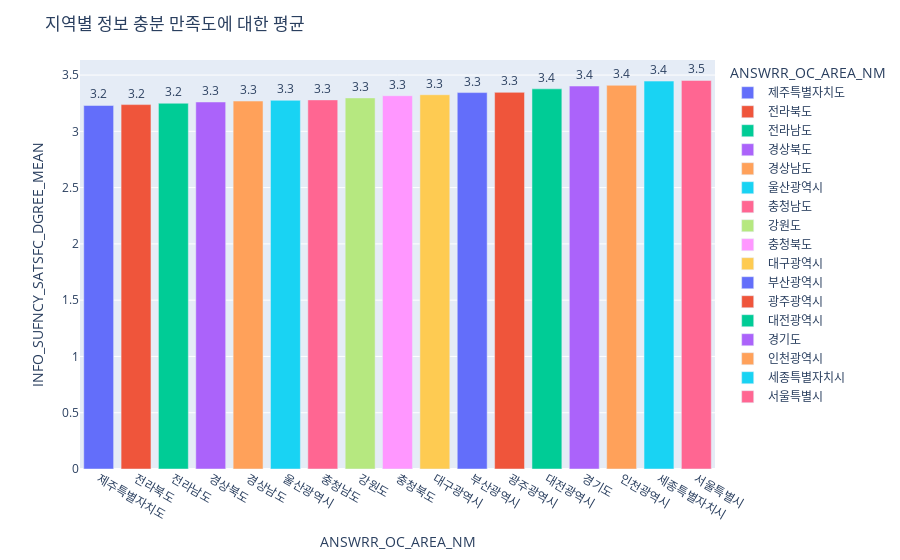

Here is the notebook cell this chart was saved with:
### Code cell
# 시∙도민의 정보충분만족정도에 대한 평균
df6 = df_stf_1.groupby("ANSWRR_OC_AREA_NM")["INFO_SUFNCY_SATSFC_DGREE_NUM"].agg(np.mean).reset_index()
df6.rename(columns = {'INFO_SUFNCY_SATSFC_DGREE_NUM' : 'INFO_SUFNCY_SATSFC_DGREE_MEAN'}, inplace = True)

fig = px.bar(df6.sort_values(by="INFO_SUFNCY_SATSFC_DGREE_MEAN"), x="ANSWRR_OC_AREA_NM", y="INFO_SUFNCY_SATSFC_DGREE_MEAN", color="ANSWRR_OC_AREA_NM", text='INFO_SUFNCY_SATSFC_DGREE_MEAN')
fig.update_layout(title = "지역별 정보 충분 만족도에 대한 평균")
fig.update_traces(texttemplate='%{text:.2s}', textposition='outside')
fig.show()

### Figure 1 — Plotly figure (JSON) as saved in the notebook; plotly's stock layout.template omitted (floating-point values rounded to 4 significant figures)
{"data": [{"alignmentgroup": "True", "hovertemplate": "ANSWRR_OC_AREA_NM=%{x}<br>INFO_SUFNCY_SATSFC_DGREE_MEAN=%{text}<extra></extra>", "legendgroup": "제주특별자치도", "marker": {"color": "#636efa", "pattern": {"shape": ""}}, "name": "제주특별자치도", "offsetgroup": "제주특별자치도", "orientation": "v", "showlegend": true, "text": [3.23], "textposition": "outside", "texttemplate": "%{text:.2s}", "type": "bar", "x": ["제주특별자치도"], "xaxis": "x", "y": [3.23], "yaxis": "y"}, {"alignmentgroup": "True", "hovertemplate": "ANSWRR_OC_AREA_NM=%{x}<br>INFO_SUFNCY_SATSFC_DGREE_MEAN=%{text}<extra></extra>", "legendgroup": "전라북도", "marker": {"color": "#EF553B", "pattern": {"shape": ""}}, "name": "전라북도", "offsetgroup": "전라북도", "orientation": "v", "showlegend": true, "text": [3.237], "textposition": "outside", "texttemplate": "%{text:.2s}", "type": "bar", "x": ["전라북도"], "xaxis": "x", "y": [3.237], "yaxis": "y"}, {"alignmentgroup": "True", "hovertemplate": "ANSWRR_OC_AREA_NM=%{x}<br>INFO_SUFNCY_SATSFC_DGREE_MEAN=%{text}<extra></extra>", "legendgroup": "전라남도", "marker": {"color": "#00cc96", "pattern": {"shape": ""}}, "name": "전라남도", "offsetgroup": "전라남도", "orientation": "v", "showlegend": true, "text": [3.249], "textposition": "outside", "texttemplate": "%{text:.2s}", "type": "bar", "x": ["전라남도"], "xaxis": "x", "y": [3.249], "yaxis": "y"}, {"alignmentgroup": "True", "hovertemplate": "ANSWRR_OC_AREA_NM=%{x}<br>INFO_SUFNCY_SATSFC_DGREE_MEAN=%{text}<extra></extra>", "legendgroup": "경상북도", "marker": {"color": "#ab63fa", "pattern": {"shape": ""}}, "name": "경상북도", "offsetgroup": "경상북도", "orientation": "v", "showlegend": true, "text": [3.261], "textposition": "outside", "texttemplate": "%{text:.2s}", "type": "bar", "x": ["경상북도"], "xaxis": "x", "y": [3.261], "yaxis": "y"}, {"alignmentgroup": "True", "hovertemplate": "ANSWRR_OC_AREA_NM=%{x}<br>INFO_SUFNCY_SATSFC_DGREE_MEAN=%{text}<extra></extra>", "legendgroup": "경상남도", "marker": {"color": "#FFA15A", "pattern": {"shape": ""}}, "name": "경상남도", "offsetgroup": "경상남도", "orientation": "v", "showlegend": true, "text": [3.269], "textposition": "outside", "texttemplate": "%{text:.2s}", "type": "bar", "x": ["경상남도"], "xaxis": "x", "y": [3.269], "yaxis": "y"}, {"alignmentgroup": "True", "hovertemplate": "ANSWRR_OC_AREA_NM=%{x}<br>INFO_SUFNCY_SATSFC_DGREE_MEAN=%{text}<extra></extra>", "legendgroup": "울산광역시", "marker": {"color": "#19d3f3", "pattern": {"shape": ""}}, "name": "울산광역시", "offsetgroup": "울산광역시", "orientation": "v", "showlegend": true, "text": [3.275], "textposition": "outside", "texttemplate": "%{text:.2s}", "type": "bar", "x": ["울산광역시"], "xaxis": "x", "y": [3.275], "yaxis": "y"}, {"alignmentgroup": "True", "hovertemplate": "ANSWRR_OC_AREA_NM=%{x}<br>INFO_SUFNCY_SATSFC_DGREE_MEAN=%{text}<extra></extra>", "legendgroup": "충청남도", "marker": {"color": "#FF6692", "pattern": {"shape": ""}}, "name": "충청남도", "offsetgroup": "충청남도", "orientation": "v", "showlegend": true, "text": [3.279], "textposition": "outside", "texttemplate": "%{text:.2s}", "type": "bar", "x": ["충청남도"], "xaxis": "x", "y": [3.279], "yaxis": "y"}, {"alignmentgroup": "True", "hovertemplate": "ANSWRR_OC_AREA_NM=%{x}<br>INFO_SUFNCY_SATSFC_DGREE_MEAN=%{text}<extra></extra>", "legendgroup": "강원도", "marker": {"color": "#B6E880", "pattern": {"shape": ""}}, "name": "강원도", "offsetgroup": "강원도", "orientation": "v", "showlegend": true, "text": [3.297], "textposition": "outside", "texttemplate": "%{text:.2s}", "type": "bar", "x": ["강원도"], "xaxis": "x", "y": [3.297], "yaxis": "y"}, {"alignmentgroup": "True", "hovertemplate": "ANSWRR_OC_AREA_NM=%{x}<br>INFO_SUFNCY_SATSFC_DGREE_MEAN=%{text}<extra></extra>", "legendgroup": "충청북도", "marker": {"color": "#FF97FF", "pattern": {"shape": ""}}, "name": "충청북도", "offsetgroup": "충청북도", "orientation": "v", "showlegend": true, "text": [3.316], "textposition": "outside", "texttemplate": "%{text:.2s}", "type": "bar", "x": ["충청북도"], "xaxis": "x", "y": [3.316], "yaxis": "y"}, {"alignmentgroup": "True", "hovertemplate": "ANSWRR_OC_AREA_NM=%{x}<br>INFO_SUFNCY_SATSFC_DGREE_MEAN=%{text}<extra></extra>", "legendgroup": "대구광역시", "marker": {"color": "#FECB52", "pattern": {"shape": ""}}, "name": "대구광역시", "offsetgroup": "대구광역시", "orientation": "v", "showlegend": true, "text": [3.325], "textposition": "outside", "texttemplate": "%{text:.2s}", "type": "bar", "x": ["대구광역시"], "xaxis": "x", "y": [3.325], "yaxis": "y"}, {"alignmentgroup": "True", "hovertemplate": "ANSWRR_OC_AREA_NM=%{x}<br>INFO_SUFNCY_SATSFC_DGREE_MEAN=%{text}<extra></extra>", "legendgroup": "부산광역시", "marker": {"color": "#636efa", "pattern": {"shape": ""}}, "name": "부산광역시", "offsetgroup": "부산광역시", "orientation": "v", "showlegend": true, "text": [3.344], "textposition": "outside", "texttemplate": "%{text:.2s}", "type": "bar", "x": ["부산광역시"], "xaxis": "x", "y": [3.344], "yaxis": "y"}, {"alignmentgroup": "True", "hovertemplate": "ANSWRR_OC_AREA_NM=%{x}<br>INFO_SUFNCY_SATSFC_DGREE_MEAN=%{text}<extra></extra>", "legendgroup": "광주광역시", "marker": {"color": "#EF553B", "pattern": {"shape": ""}}, "name": "광주광역시", "offsetgroup": "광주광역시", "orientation": "v", "showlegend": true, "text": [3.346], "textposition": "outside", "texttemplate": "%{text:.2s}", "type": "bar", "x": ["광주광역시"], "xaxis": "x", "y": [3.346], "yaxis": "y"}, {"alignmentgroup": "True", "hovertemplate": "ANSWRR_OC_AREA_NM=%{x}<br>INFO_SUFNCY_SATSFC_DGREE_MEAN=%{text}<extra></extra>", "legendgroup": "대전광역시", "marker": {"color": "#00cc96", "pattern": {"shape": ""}}, "name": "대전광역시", "offsetgroup": "대전광역시", "orientation": "v", "showlegend": true, "text": [3.378], "textposition": "outside", "texttemplate": "%{text:.2s}", "type": "bar", "x": ["대전광역시"], "xaxis": "x", "y": [3.378], "yaxis": "y"}, {"alignmentgroup": "True", "hovertemplate": "ANSWRR_OC_AREA_NM=%{x}<br>INFO_SUFNCY_SATSFC_DGREE_MEAN=%{text}<extra></extra>", "legendgroup": "경기도", "marker": {"color": "#ab63fa", "pattern": {"shape": ""}}, "name": "경기도", "offsetgroup": "경기도", "orientation": "v", "showlegend": true, "text": [3.402], "textposition": "outside", "texttemplate": "%{text:.2s}", "type": "bar", "x": ["경기도"], "xaxis": "x", "y": [3.402], "yaxis": "y"}, {"alignmentgroup": "True", "hovertemplate": "ANSWRR_OC_AREA_NM=%{x}<br>INFO_SUFNCY_SATSFC_DGREE_MEAN=%{text}<extra></extra>", "legendgroup": "인천광역시", "marker": {"color": "#FFA15A", "pattern": {"shape": ""}}, "name": "인천광역시", "offsetgroup": "인천광역시", "orientation": "v", "showlegend": true, "text": [3.409], "textposition": "outside", "texttemplate": "%{text:.2s}", "type": "bar", "x": ["인천광역시"], "xaxis": "x", "y": [3.409], "yaxis": "y"}, {"alignmentgroup": "True", "hovertemplate": "ANSWRR_OC_AREA_NM=%{x}<br>INFO_SUFNCY_SATSFC_DGREE_MEAN=%{text}<extra></extra>", "legendgroup": "세종특별자치시", "marker": {"color": "#19d3f3", "pattern": {"shape": ""}}, "name": "세종특별자치시", "offsetgroup": "세종특별자치시", "orientation": "v", "showlegend": true, "text": [3.446], "textposition": "outside", "texttemplate": "%{text:.2s}", "type": "bar", "x": ["세종특별자치시"], "xaxis": "x", "y": [3.446], "yaxis": "y"}, {"alignmentgroup": "True", "hovertemplate": "ANSWRR_OC_AREA_NM=%{x}<br>INFO_SUFNCY_SATSFC_DGREE_MEAN=%{text}<extra></extra>", "legendgroup": "서울특별시", "marker": {"color": "#FF6692", "pattern": {"shape": ""}}, "name": "서울특별시", "offsetgroup": "서울특별시", "orientation": "v", "showlegend": true, "text": [3.452], "textposition": "outside", "texttemplate": "%{text:.2s}", "type": "bar", "x": ["서울특별시"], "xaxis": "x", "y": [3.452], "yaxis": "y"}], "layout": {"barmode": "relative", "legend": {"title": {"text": "ANSWRR_OC_AREA_NM"}, "tracegroupgap": 0}, "margin": {"t": 60}, "title": {"text": "지역별 정보 충분 만족도에 대한 평균"}, "xaxis": {"anchor": "y", "categoryarray": ["제주특별자치도", "전라북도", "전라남도", "경상북도", "경상남도", "울산광역시", "충청남도", "강원도", "충청북도", "대구광역시", "부산광역시", "광주광역시", "대전광역시", "경기도", "인천광역시", "세종특별자치시", "서울특별시"], "categoryorder": "array", "domain": [0, 1], "title": {"text": "ANSWRR_OC_AREA_NM"}}, "yaxis": {"anchor": "x", "domain": [0, 1], "title": {"text": "INFO_SUFNCY_SATSFC_DGREE_MEAN"}}}}
